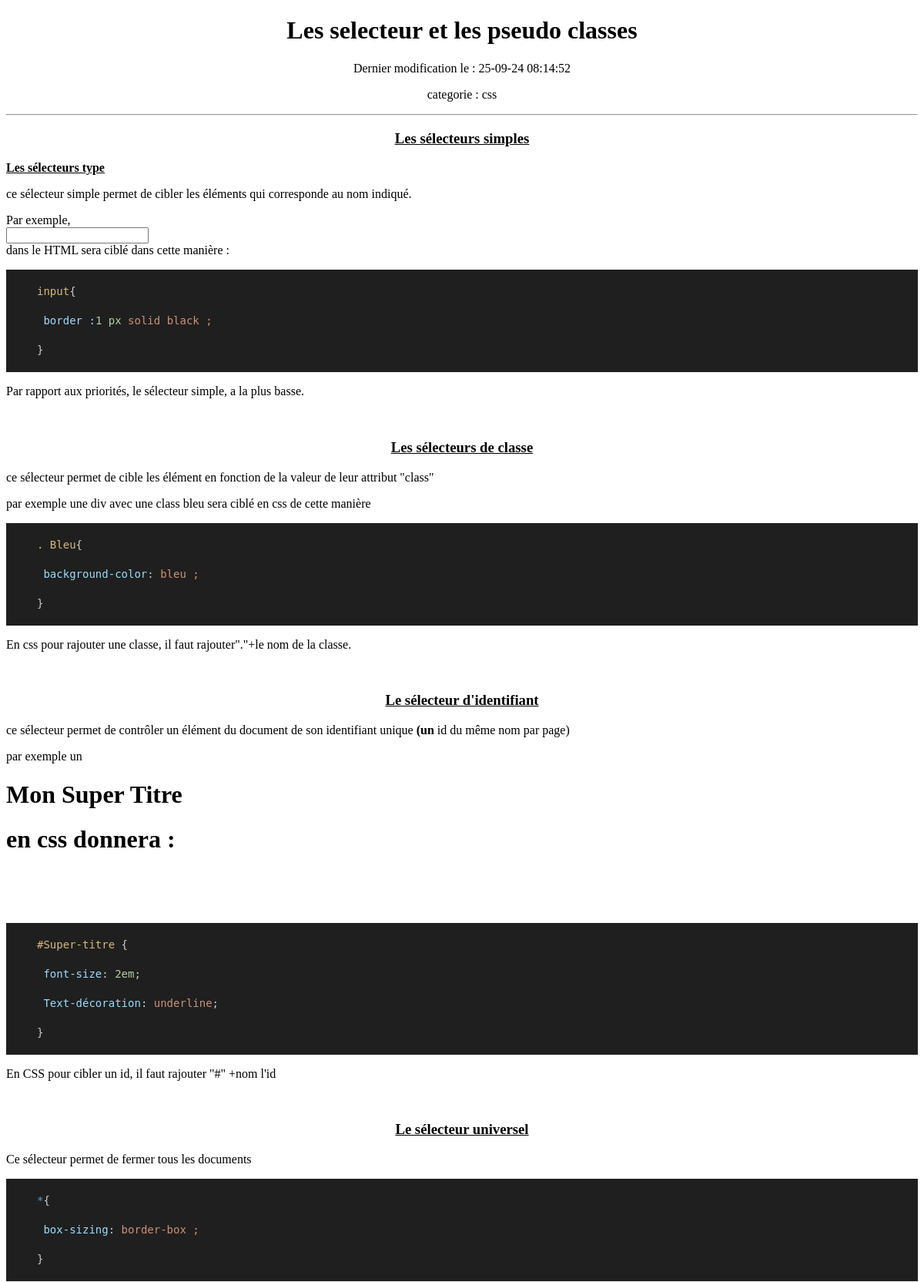
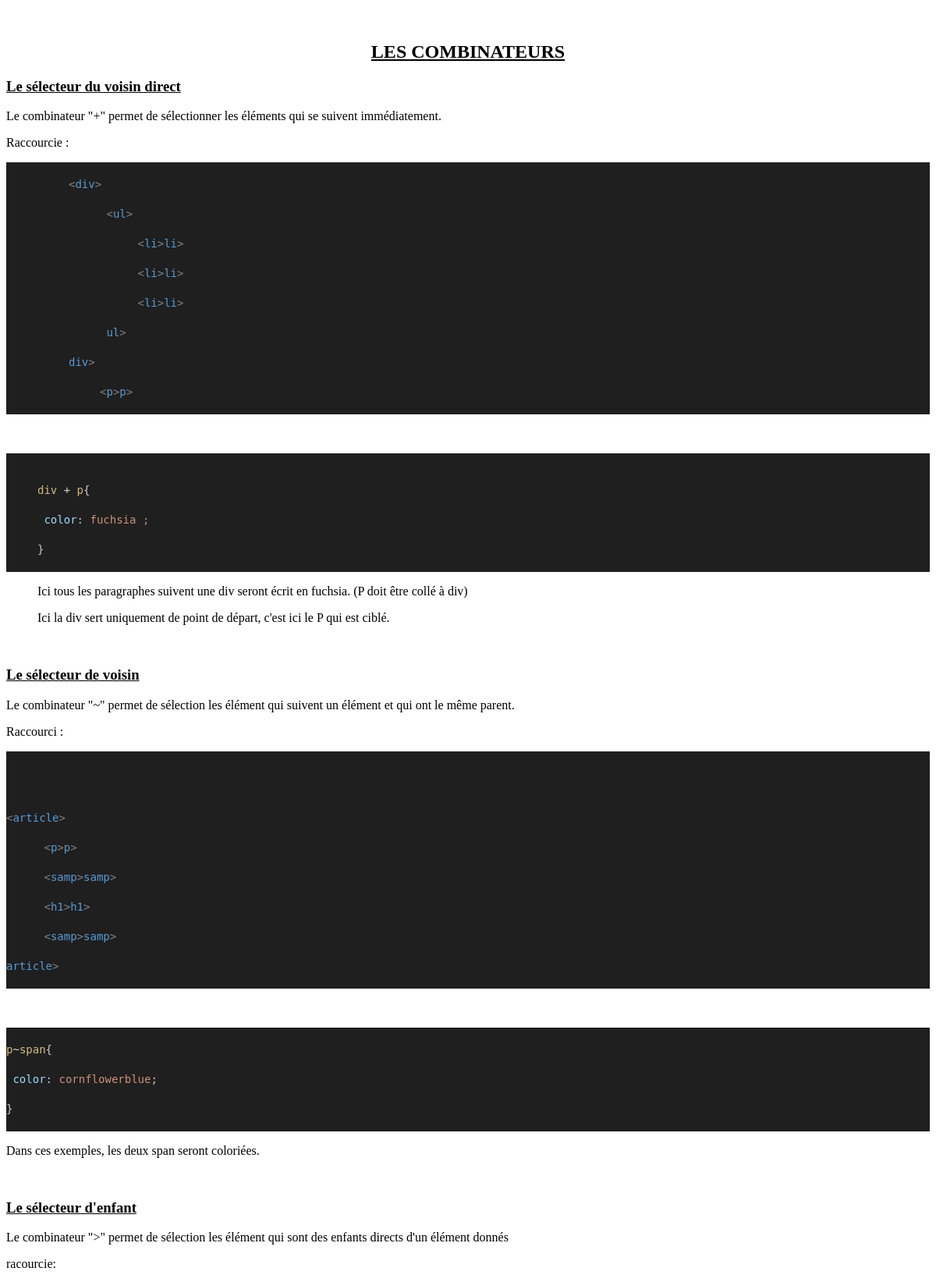
The app's page /lesson_read.php?id=13 (upper part) with its own data (2 pictures, top to bottom).
### tables this page shows
CREATE TABLE "lesson" (
	"lesson_id"	INTEGER,
	"lesson_name"	TEXT,
	"lesson_category"	TEXT,
	"lesson_content"	TEXT,
	"lesson_modify_at"	TEXT,
	PRIMARY KEY("lesson_id" AUTOINCREMENT)
);

### lesson_read.php (the view, shortened to what this page needs)
<!DOCTYPE html>
<html lang="fr">
<head>
     <link rel="stylesheet" href="css/style.css">
    <?php
$pdo = new PDO('sqlite:'.dirname(__FILE__).'/data.sqlite');
$pdo->setAttribute(PDO::ATTR_DEFAULT_FETCH_MODE, PDO::FETCH_ASSOC);
if(isset($_GET['id'])){
        $id = $_GET['id'];
        $sql = "SELECT * FROM  lesson WHERE lesson_id=?";
        $stmt = $pdo->prepare($sql);
        $stmt ->execute([$id]);
        $lesson = $stmt->fetch();
}
?>
<body>
</head>
    <h1 class="center"><?= $lesson['lesson_name'] ?></h1>
    <p class="center"><?= 'Dernier modification le : ' . $lesson['lesson_modify_at'] ?></p>
    <p class="center"><?= 'categorie : ' . $lesson['lesson_category'] ?></p>
    <hr>
    <main><?= $lesson['lesson_content'] ?></main>
</body>
</html>

### css/style.css (style rules this page uses)
.center { text-align: center; }
label,input, select { display: block; }

### records on screen
lesson: lesson_name "Les selecteur et les pseudo classes", lesson_modify_at "25-09-24 08:14:52", lesson_category "css"
